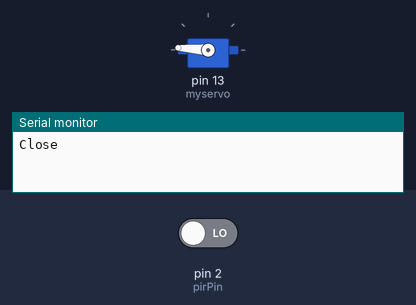
A sketch run on a simulated Arduino Uno, built with avr-gcc and run on an emulated ATmega328P. Shown: servo, the last lines printed to the serial monitor. The inputs (shaded band) are chosen by the test bench; at power-on: pin 2 (pirPin) LOW.

Above: at 0.15 s.
At 2.7 s:
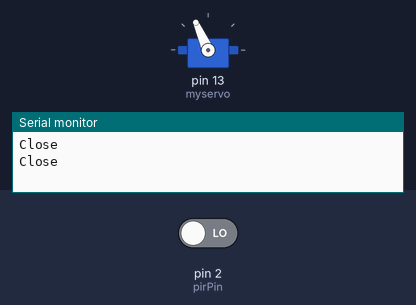
2.8 s: pin 2 (pirPin) driven HIGH
At 4.0 s:
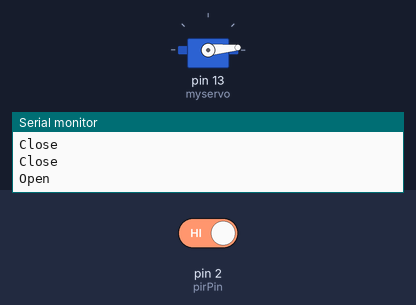
Timing chart, 0 to 12.7 s (numbered marks = the images above; inputs shaded):
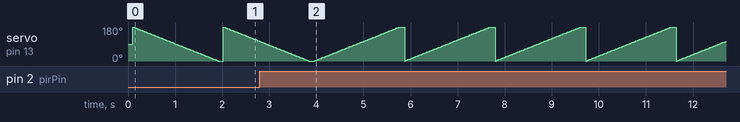

The sketch:

16Dec.ino
```cpp
#include <Servo.h>
int pirPin=2;
Servo myservo;
int pos = 0;

void setup() {
  Serial.begin(9600);
  pinMode(pirPin, INPUT);
  pinMode(13, OUTPUT);
  myservo.attach(13);
}
void loop() {
  if(digitalRead(pirPin)==HIGH) {
    Serial.println("Open");
    delay(100);
    for (pos = 0; pos <= 180; pos += 1) {
    myservo.write(pos);
    delay(10);
  }}

  if(digitalRead(pirPin)==LOW) {
    Serial.println("Close");
    delay(100);
    for (pos = 180; pos >= 0; pos -= 1) {
    myservo.write(pos);
    delay(10);
  }
  }
  }
```
